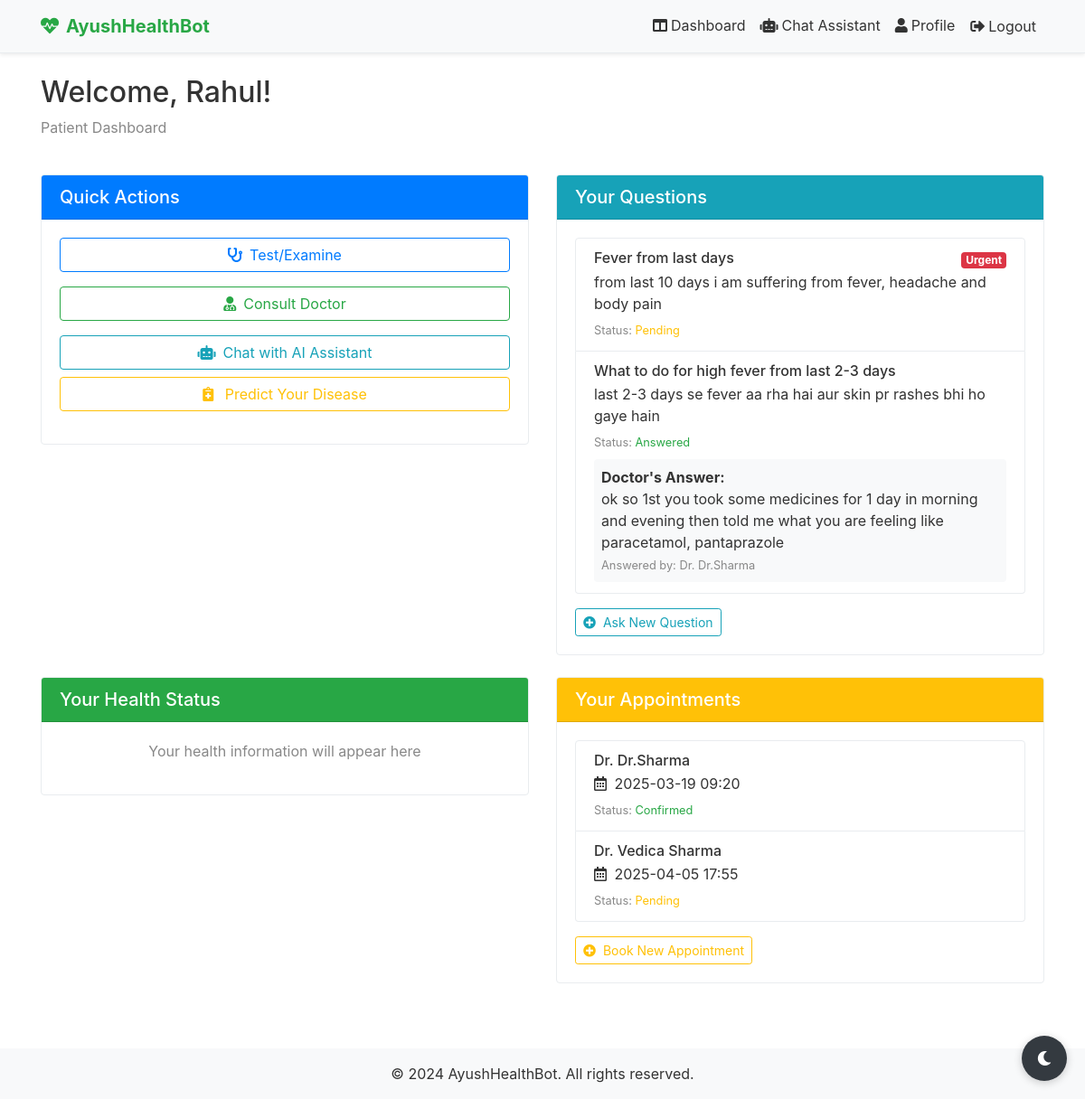
/users/dashboard (signed in), run on the app's committed database.
### models.py (models this page shows, shortened)
class User(UserMixin, db.Model):
    __tablename__ = 'users'
    id = db.Column(db.Integer, primary_key=True)
    username = db.Column(db.String(80), unique=True, nullable=False)
    email = db.Column(db.String(120), unique=True, nullable=False)
    password_hash = db.Column(db.String(128))
    role = db.Column(db.String(20), nullable=False, default='patient')  # 'patient' or 'doctor'
    specialization = db.Column(db.String(50))  # Only for doctors
    created_at = db.Column(db.DateTime, default=datetime.utcnow, nullable=True)
    questions_asked = db.relationship('Question', backref='patient', lazy=True, foreign_keys='Question.patient_id')
    questions_answered = db.relationship('Question', backref='doctor', lazy=True, foreign_keys='Question.doctor_id')
    appointments_patient = db.relationship('Appointment', backref='patient', lazy=True, foreign_keys='Appointment.patient_id')
    appointments_doctor = db.relationship('Appointment', backref='doctor', lazy=True, foreign_keys='Appointment.doctor_id')
    @property
    def is_authenticated(self):
        return True

class Question(db.Model):
    __tablename__ = 'questions'
    id = db.Column(db.Integer, primary_key=True)
    title = db.Column(db.String(200), nullable=False)
    description = db.Column(db.Text, nullable=False)
    specialization = db.Column(db.String(50), nullable=False)
    urgent = db.Column(db.Boolean, default=False)
    created_at = db.Column(db.DateTime, default=datetime.utcnow)
    answered = db.Column(db.Boolean, default=False)
    answered_at = db.Column(db.DateTime)
    answer = db.Column(db.Text)
    patient_id = db.Column(db.Integer, db.ForeignKey('users.id'), nullable=False)
    doctor_id = db.Column(db.Integer, db.ForeignKey('users.id'))

class Appointment(db.Model):
    __tablename__ = 'appointments'
    id = db.Column(db.Integer, primary_key=True)
    appointment_date = db.Column(db.DateTime, nullable=False)
    status = db.Column(db.String(20), default='pending')  # pending, confirmed, cancelled
    created_at = db.Column(db.DateTime, default=datetime.utcnow)
    updated_at = db.Column(db.DateTime, default=datetime.utcnow, onupdate=datetime.utcnow)
    patient_id = db.Column(db.Integer, db.ForeignKey('users.id'), nullable=False)
    doctor_id = db.Column(db.Integer, db.ForeignKey('users.id'), nullable=False)

### routes/users.py (the view)
@users.route('/dashboard')
@login_required
def dashboard():
    if current_user.role != 'patient':
        flash('Access denied. Patient privileges required.', 'danger')
        return redirect(url_for('index'))
    questions = Question.query.filter_by(
        patient_id=current_user.id
    ).order_by(Question.created_at.desc()).all()
    appointments = Appointment.query.filter_by(
        patient_id=current_user.id
    ).order_by(Appointment.appointment_date.asc()).all()
    doctors = User.query.filter_by(role='doctor').all()
    return render_template('patient_dashboard.html',
                         user=current_user,
                         questions=questions,
                         appointments=appointments,
                         doctors=doctors)

### app.py (called while the page is built)
@login_manager.user_loader
def load_user(user_id):
    return User.query.get(int(user_id))

### templates/patient_dashboard.html (shortened to what this page needs)
{% extends "base.html" %} {% block content %}
<div class="container mt-4">
  <div class="row">
    <div class="col-md-12">
      <h2>Welcome, {{ current_user.username }}!</h2>
      <p class="text-muted">Patient Dashboard</p>
    </div>
  </div>
  <div class="row mt-4">
    <div class="col-md-6">
      <div class="card mb-4">
        <div class="card-header bg-primary text-white">
          <h5 class="card-title mb-0">Quick Actions</h5>
        </div>
        <div class="card-body">
          <a
            href="{{ url_for('users.old_ui') }}"
            class="btn btn-outline-primary btn-block mb-3"
          >
            <i class="fas fa-stethoscope mr-2"></i>Test/Examine
          </a>
          <button
            class="btn btn-outline-success btn-block mb-3"
            data-toggle="modal"
            data-target="#consultDoctorModal"
          >
            <i class="fas fa-user-md mr-2"></i>Consult Doctor
          </button>
          <button
            class="btn btn-outline-info btn-block"
            data-toggle="modal"
            data-target="#chatAssistantModal"
          >
            <i class="fas fa-robot mr-2"></i>Chat with AI Assistant
          </button>
          <a
            href="{{ url_for('users.predict_disease') }}"
            class="btn btn-outline-warning btn-block mb-3"
          >
            <i class="fas fa-notes-medical mr-2"></i>
            Predict Your Disease
          </a>
        </div>
      </div>
    </div>
    <div class="col-md-6">
      <div class="card mb-4">
        <div class="card-header bg-info text-white">
          <h5 class="card-title mb-0">Your Questions</h5>
        </div>
        <div class="card-body">
          {% if questions %}
          <div class="list-group">
            {% for question in questions %}
            <div
              class="list-group-item {% if not question.answered %}list-group-item-light{% endif %}"
            >
              <div class="d-flex justify-content-between align-items-center">
                <h6 class="mb-1">{{ question.title }}</h6>
                {% if question.urgent %}
                <span class="badge badge-danger">Urgent</span>
                {% endif %}
              </div>
              <p class="mb-1">{{ question.description }}</p>
              <small class="text-muted"
                >Status: {% if question.answered %}
                <span class="text-success">Answered</span>
                {% else %}
                <span class="text-warning">Pending</span>
                {% endif %}
              </small>
              {% if question.answered %}
              <div class="mt-2 p-2 bg-light rounded">
                <p class="mb-0"><strong>Doctor's Answer:</strong></p>
                <p class="mb-0">{{ question.answer }}</p>
                <small class="text-muted"
                  >Answered by: Dr. {{ question.doctor.username }}</small
                >
              </div>
              {% endif %}
            </div>
            {% endfor %}
          </div>
          <div class="mt-3">
            <button
              class="btn btn-sm btn-outline-info"
              data-toggle="modal"
              data-target="#askQuestionModal"
            >
              <i class="fas fa-plus-circle mr-1"></i> Ask New Question
            </button>
          </div>
          {% endif %}
        </div>
      </div>
    </div>
  </div>
  <div class="row">
    <div class="col-md-6">
      <div class="card mb-4">
        <div class="card-header bg-success text-white">
          <h5 class="card-title mb-0">Your Health Status</h5>
        </div>
        <div class="card-body">
          <p class="text-center text-muted">
            Your health information will appear here
          </p>
        </div>
      </div>
    </div>
    <div class="col-md-6">
      <div class="card mb-4">
        <div class="card-header bg-warning text-white">
          <h5 class="card-title mb-0">Your Appointments</h5>
        </div>
        <div class="card-body">
          {% if appointments %}
          <div class="list-group">
            {% for appointment in appointments %}
            <div class="list-group-item">
              <h6 class="mb-1">Dr. {{ appointment.doctor.username }}</h6>
              <p class="mb-1">
                <i class="far fa-calendar-alt mr-1"></i>
                {{ appointment.appointment_date.strftime('%Y-%m-%d %H:%M') }}
              </p>
              <small class="text-muted"
                >Status: {% if appointment.status == 'pending' %}
                <span class="text-warning">Pending</span>
                {% elif appointment.status == 'confirmed' %}
                <span class="text-success">Confirmed</span>
                {% else %}
                <span class="text-danger">Cancelled</span>
                {% endif %}
              </small>
            </div>
            {% endfor %}
          </div>
          <div class="mt-3">
            <button
              class="btn btn-sm btn-outline-warning"
              data-toggle="modal"
              data-target="#bookAppointmentModal"
            >
              <i class="fas fa-plus-circle mr-1"></i> Book New Appointment
            </button>
          </div>
          {% endif %}
        </div>
      </div>
    </div>
  </div>
</div>
{% endblock %}

### templates/base.html (style rules this page uses)
:root { --primary-color: #28a745; --secondary-color: #6c757d; --background-color: #ffffff; --text-color: #333333; --card-bg: #ffffff; --border-color: #e9ecef; --dark-mode-toggle-bg: #343a40; --dark-mode-toggle-color: #ffffff; --navbar-bg: #f8f9fa; --navbar-color: #333333; --input-bg: #ffffff; --input-color: #333333; --footer-bg: #f8f9fa; }
body { background-color: var(--background-color); color: var(--text-color); transition: background-color 0.3s ease, color 0.3s ease; }
.card, .modal-content { background-color: var(--card-bg); color: var(--text-color); border-color: var(--border-color); }
.list-group-item { background-color: var(--card-bg); color: var(--text-color); border-color: var(--border-color); }
.text-muted { color: #888 !important; }

### data on the page
User: username "Rahul"
Question: title "Fever from last days", urgent "Urgent", description "from last 10 days i am suffering from fever, headache and body pain", answered "Pending"
Question: title "What to do for high fever from last 2-3 days", description "last 2-3 days se fever aa rha hai aur skin pr rashes bhi ho gaye hain", answered "Answered", answer "ok so 1st you took some medicines for 1 day in morning and evening then told me what you are feeling like paracetamol, pantaprazole", doctor.username "Dr.Sharma"
Appointment: doctor.username "Dr.Sharma", appointment_date "2025-03-19 09:20", status "Confirmed"
Appointment: doctor.username "Vedica Sharma", appointment_date "2025-04-05 17:55", status "Pending"
